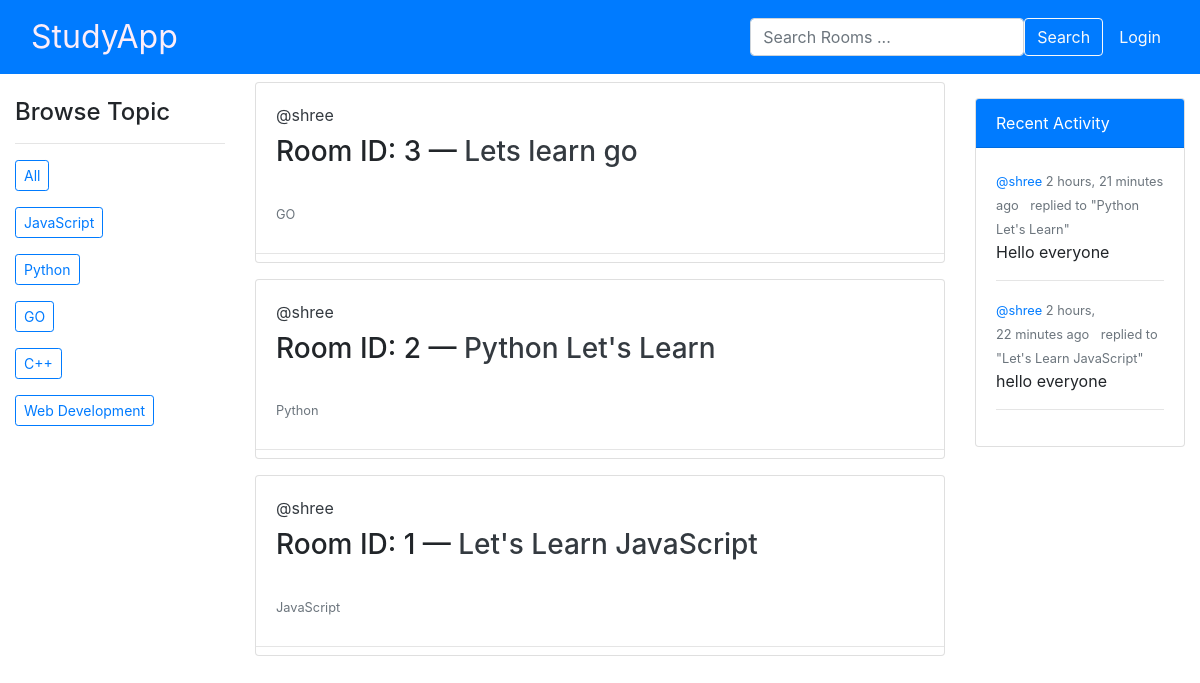
Page /profile/1/ on the committed database.
### base/models.py (models this page shows, shortened)
class Topic(models.Model):
    name = models.CharField(max_length=200)

class Room(models.Model):
    host = models.ForeignKey(settings.AUTH_USER_MODEL, on_delete=models.SET_NULL, null=True)
    topic = models.ForeignKey(Topic, on_delete=models.SET_NULL, null=True)
    name = models.CharField(max_length=200)
    description = models.TextField(null=True, blank=True)
    participants = models.ManyToManyField(settings.AUTH_USER_MODEL, related_name='participants', blank=True)
    updated = models.DateTimeField(auto_now=True)
    created = models.DateTimeField(auto_now_add=True)
    class Meta:
        ordering = ['-created', '-updated']
    def __str__(self):
        return self.name

class User(AbstractUser):
    name = models.CharField(max_length=200, null=True)
    email = models.EmailField(unique=True)
    bio = models.TextField(null=True)
    USERNAME_FIELD = 'email'
    REQUIRED_FIELDS = ['username']  # 'username' should remain since AbstractUser requires it unless customized.

class Message(models.Model):
    user = models.ForeignKey(settings.AUTH_USER_MODEL, on_delete=models.CASCADE, default=1)
    room = models.ForeignKey(Room, on_delete=models.CASCADE)
    body = models.TextField()
    updated = models.DateTimeField(auto_now=True)
    created = models.DateTimeField(auto_now_add=True)
    class Meta:
        ordering = ['-created', '-updated']
    def __str__(self):
        return self.body[0:50]

### base/views.py (the view)
# urls.py: path("profile/<str:pk>/", views.userProfile, name = "user-profile"),
def userProfile(request, pk):
    user = User.objects.get(id=pk)
    rooms = user.room_set.all()
    room_messages = user.message_set.all()
    topics = Topic.objects.all()
    context = {'user': user, 'rooms': rooms, 'room_messages':room_messages, 'topics':topics}
    return render(request, 'base/profile.html', context)

### base/templates/base/profile.html
{% extends "base/main.html" %}
{% block content %}
    <div class="profile-container">
        <div>
            {% include "base/topic_component.html" %}
        </div>
        <div>
            {% include "base/feed.html" %}
        </div>
        <div>
            {% include "base/activity_component.html" %}
        </div>
    </div>
{% endblock content %}

### base/templates/base/topic_component.html
<div class="container">
    <div class="row">
        <div class="col-md-12">
            <h4 class="mt-4">Browse Topic</h4>
            <hr>
            <div class="mb-3">
                <a href="{% url 'home' %}" class="btn btn-outline-primary btn-sm">All</a>
            </div>
            {% for topic in topics %}
            <div class="mb-3">
                <a href="{% url 'home' %}?q={{ topic.name }}" class="btn btn-outline-primary btn-sm">{{ topic.name }}</a>
            </div>
            {% endfor %}
        </div>
    </div>
</div>

### base/templates/base/feed.html (shortened to what this page needs)
<div class="container">
    <div class="row">
        <div class="col-md-12 mt-2">
            {% for room in rooms %}
            <div class="card mb-3">
                <div class="card-body">
                    <a href="{% url 'user-profile' room.host.id %}" class="text-decoration-none text-dark">
                        @{{ room.host.username }}
                    </a>
                    <h3 class="mt-2">
                        Room ID: {{ room.id }} — <a href="/room/{{ room.id }}" class="text-decoration-none text-dark">{{ room.name }}</a>
                    </h3>
                    <br>
                    <small class="text-muted">{{ room.topic.name }}</small>
                </div>
                <hr class="my-2">
            </div>
            {% endfor %}
        </div>
    </div>
</div>

### base/templates/base/activity_component.html (shortened to what this page needs)
<div class="container">
    <div class="row">
        <div class="col-md-12">
            <div class="card mt-4">
                <div class="card-header bg-primary text-white">
                    Recent Activity
                </div>
                <div class="card-body">
                    {% for message in room_messages %}
                    <div class="mb-3">
                        <small class="text-muted">
                            <a href="{% url 'user-profile' message.user.id %}">
                                @{{ message.user.username }}
                            </a>
                            {{ message.created|timesince }} ago
                        </small>
                        <small class="text-muted ml-2">replied to "{{ message.room }}"</small>
                        <p>{{ message }}</p>
                    </div>
                    <hr>
                    {% endfor %}
                </div>
            </div>
        </div>
    </div>
</div>

### static/css/style.css (style rules this page uses)
.profile-container { display: grid; grid-template-columns: 1fr 3fr 1fr; }

### rows in the picture
Topic: name "JavaScript"
Topic: name "Python"
Topic: name "GO"
Topic: name "C++"
Topic: name "Web Development"
Room: host.username "shree", id "3", name "Lets learn go", topic.name "GO"
Room: host.username "shree", id "2", name "Python Let's Learn", topic.name "Python"
Room: host.username "shree", id "1", name "Let's Learn JavaScript", topic.name "JavaScript"
Message: user.username "shree", created "2 hours, 21 minutes", room "Python Let's Learn", body "Hello everyone"
Message: user.username "shree", created "2 hours, 22 minutes", room "Let's Learn JavaScript", body "hello everyone"
